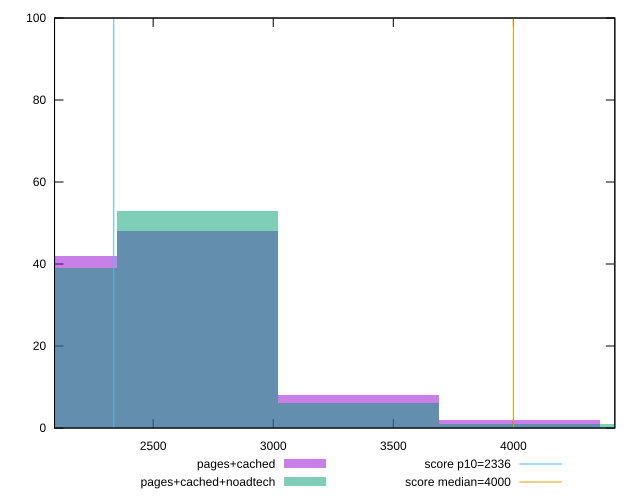

Reproduce this figure in gnuplot.
reset

$pagesCached <<EOF
3354.6073174463727 8
2012.7643904678234 42
2683.685853957098 48
4025.528780935647 2
EOF

$pagesCachedNoadtech <<EOF
3354.6073174463727 6
2683.685853957098 53
2012.7643904678234 39
4696.450244424922 1
4025.528780935647 1
EOF

set key outside below
set boxwidth 670.9214634892745
set xrange [2089.3424999999997:4422.305]
set yrange [0:100]
set trange [0:100]
set style fill transparent solid 0.5 noborder

set parametric
set terminal svg size 640, 500 enhanced background rgb 'white'
set output "report_00015_2021-02-09T16-11-33.973Z/first-meaningful-paint/comparison/histogram/1_vs_2.svg"

plot $pagesCached title "pages+cached" with boxes, \
     $pagesCachedNoadtech title "pages+cached+noadtech" with boxes, \
     2336,t title "score p10=2336", \
     4000,t title "score median=4000"

reset
